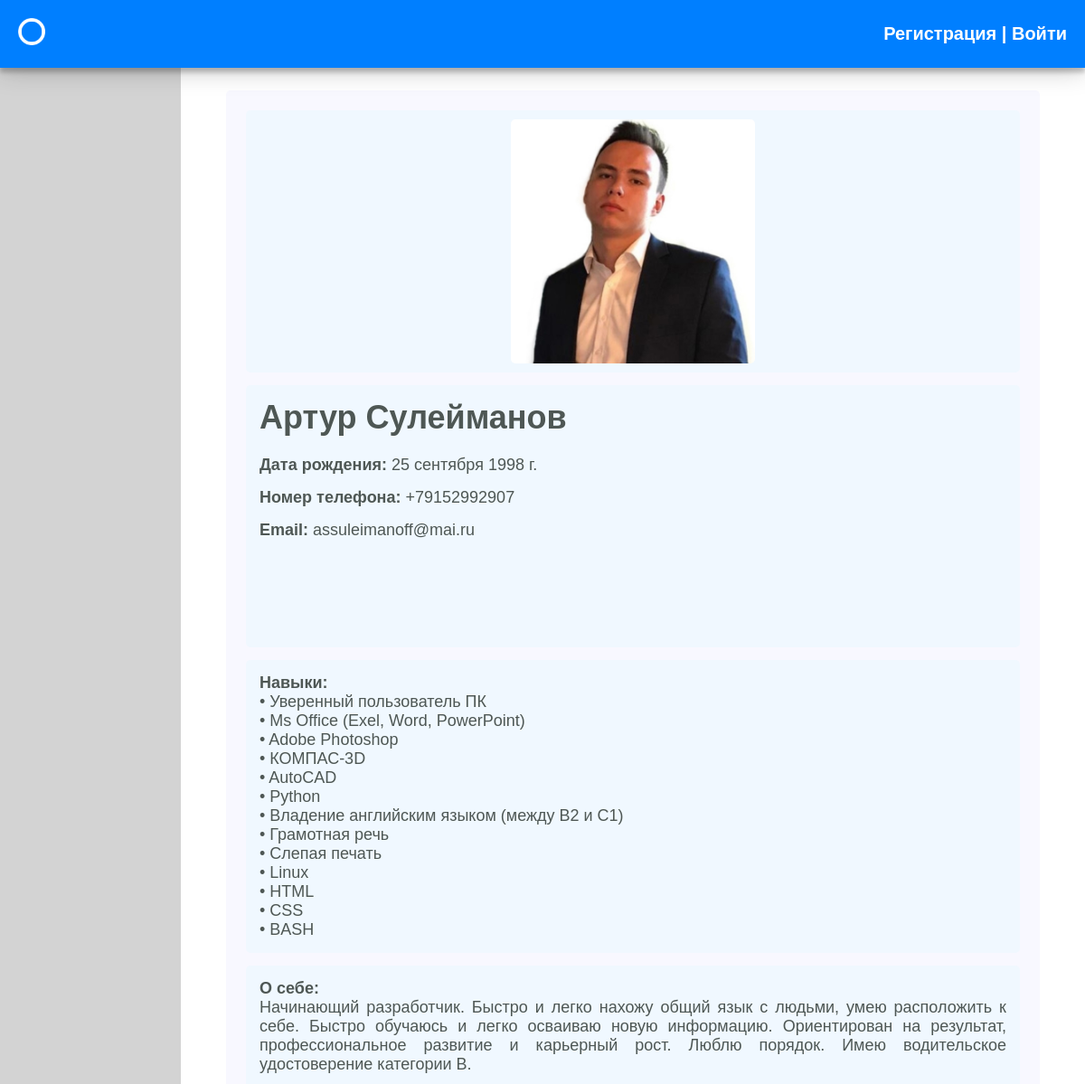
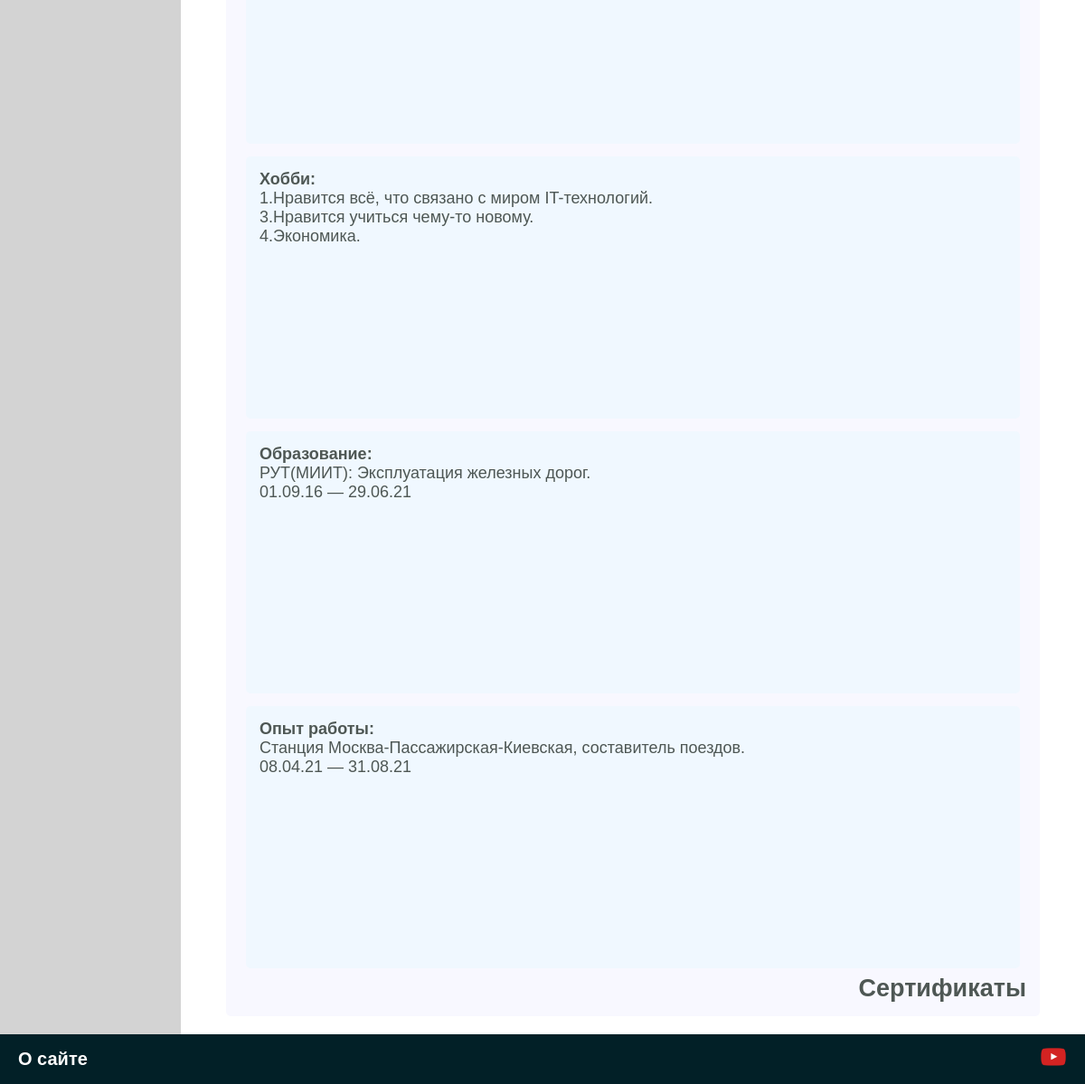
Screenshot of /profile/rey with the database file from the repository (2 pictures, top to bottom).
### myres/models.py (models this page shows, shortened)
class Myres(models.Model):
    user = models.OneToOneField(User, null=True, on_delete= models.CASCADE, related_name='profile')
    name = models.TextField(max_length=254, null=True)
    surname = models.TextField(max_length=254, null=True)
    about_me = models.TextField(blank = True)
    birthday = models.DateField(auto_now=False, auto_now_add=False, null=True, blank = True)
    mobile_number = PhoneNumberField(null = True, blank = True)
    email = models.EmailField(max_length=254, null=True)
    hobby = models.TextField(blank = True)
    education = models.TextField(blank = True)
    working_experience = models.TextField(blank = True)
    skills = models.TextField(blank = True)
    photo = models.ImageField(upload_to='photos/%Y/%m/%d/', blank = True)
    slug = models.SlugField(null = True, max_length=255, unique=True, db_index=True)
    time_create = models.DateTimeField(auto_now_add=True, verbose_name="Время создания",  null=True)

### myres/views.py (the view)
# urls.py: path('profile/<slug:user_slug>', UserProfile.as_view(), name = 'profile'),
class UserProfile(ListView):
    model = Myres
    template_name = 'myres/profile.html'
    def get_context_data(self, *, object_list=None, **kwargs):
        user_slug = self.kwargs.get('user_slug')
        context = super().get_context_data(**kwargs)
        posts = Myres.objects.get(slug = user_slug)
        context['p'] = posts
        context['title'] = f'{posts.name} {posts.surname}'
        return context

### myres/templates/myres/profile.html
{% extends 'myres/base.html' %}
{% block title %}
<div class="container profile">
    <div class="row">
    <div class = "col-lg-4" style="padding:7px;">
    <div class="user-portfolio-info">
        <img class="pro_photo" src="{{ p.photo.url }}"/>
    </div>
</div>
        <div class = "col-lg-4" style="padding:7px;">
    <div class="user-portfolio-info contacts">
        <h1>{{ p.name }} {{ p.surname }}</h1><br>
        {% if p.birthday %}
        <p style="margin-bottom: 15px;"><b>Дата рождения:</b> {{ p.birthday }}</p>
        {% endif %}
        {% if p.mobile_number %}
         <p style="margin-bottom: 15px;"><b>Номер телефона:</b><a href = "tel: {{ p.mobile_number }}" style="color: #4E5754;"> {{ p.mobile_number }}</a></p>
        {% endif %}
        {% if p.email %}
        <p style="margin-bottom: 15px;"><b>Email:</b> {{ p.email }}</p>
        {% endif %}
    </div>
</div>
                {% if p.skills %}
            <div class = "col-lg-4" style="padding:7px;">
    <div class="user-portfolio-info contacts">
        <p><p><b>Навыки:</b></p> {{ p.skills | linebreaks }}</p>
    </div>
</div>
     {% endif %}
{% if p.about_me %}
            <div class = "col-lg-6" style="padding:7px;">
    <div class="user-portfolio-info contacts">
        <p><p><b>О себе:</b></p> {{ p.about_me | linebreaks }}</p>
    </div>
</div>
     {% endif %}
{% if p.hobby %}
            <div class = "col-lg-6" style="padding:7px;">
    <div class="user-portfolio-info contacts">
        <p><p><b>Хобби:</b></p> {{ p.hobby | linebreaks }}</p>
    </div>
</div>
     {% endif %}
{% if p.education %}
            <div class = "col-lg-6" style="padding:7px;">
    <div class="user-portfolio-info contacts">
        <p><p><b>Образование:</b></p> {{ p.education | linebreaks }}</p>
    </div>
</div>
     {% endif %}
        {% if p.working_experience %}
            <div class = "col-lg-6" style="padding:7px;">
    <div class="user-portfolio-info contacts">
        <p><p><b>Опыт работы:</b></p> {{ p.working_experience | linebreaks }}</p>
    </div>
</div>
             {% endif %}
    </div>
    <div style ='text-align: right;'>
    <a href="/certificates/{{ p.user_id }}" class = cert-ref><h2>Сертификаты</h2></a>
        </div>
</div>
{% endblock %}

### myres/static/myres/css/styles.css (style rules this page uses)
* { margin:0; padding:0; box-sizing: border-box; }
html { height: 100%; }
body { height: 100%; background: #E5E4E2; }
a { text-decoration: none; }
.user-portfolio-info { display: flex; justify-content: center; padding: 10px; background: #F0F8FF; text-decoration: none; border-radius: 5px; }
.profile { display: grid; background:#F8F8FF; border-radius: 5px; padding: 15px; color: #4E5754; }
.contacts { display: flex; flex-direction: column; justify-content: left; word-wrap: break-word; min-height: 290px; padding: 15px; text-align:justify; }
.pro_photo { border-radius:5px; object-fit:cover; width:270px; height:270px; }
@media screen and (max-width: 1200px) { .pro_photo { width:100%; max-width: 270px; } }
.cert-ref { color: #4E5754; text-align: right; }

### rows the page displays
Myres: photo (picture), name "Артур", surname "Сулейманов", birthday "25 сентября 1998 г.", mobile_number "+79152992907", email "assuleimanoff@mai.ru", skills "• Уверенный пользователь ПК • Ms Office (Exel, Word, PowerPoint) • Adobe Photoshop • КОМПАС-3D • AutoCAD • Python • Владение английским языком (между B2 и C1) • Грамотная речь • Слепая печать • Linux • HTML • CSS • BASH", about_me "Начинающий разработчик. Быстро и легко нахожу общий язык с людьми, умею расположить к себе. Быстро обучаюсь и легко осваиваю новую информацию. Ориентирован на результат, профессиональное развитие и карьерный рост. Люблю порядок. Имею водительское удостоверение категории B.", hobby "1.Нравится всё, что связано с миром IT-технологий. 3.Нравится учиться чему-то новому. 4.Экономика.", education "РУТ(МИИТ): Эксплуатация железных дорог. 01.09.16 — 29.06.21", working_experience "Станция Москва-Пассажирская-Киевская, составитель поездов. 08.04.21 — 31.08.21"
